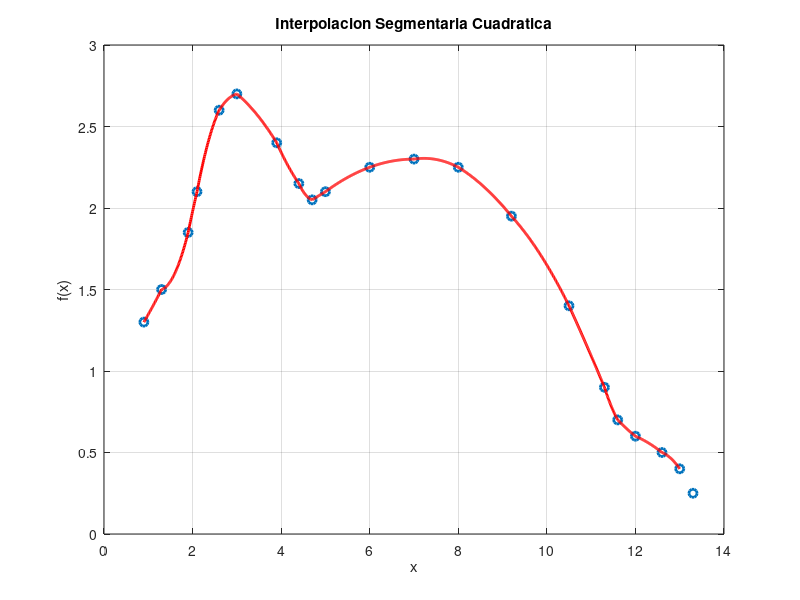
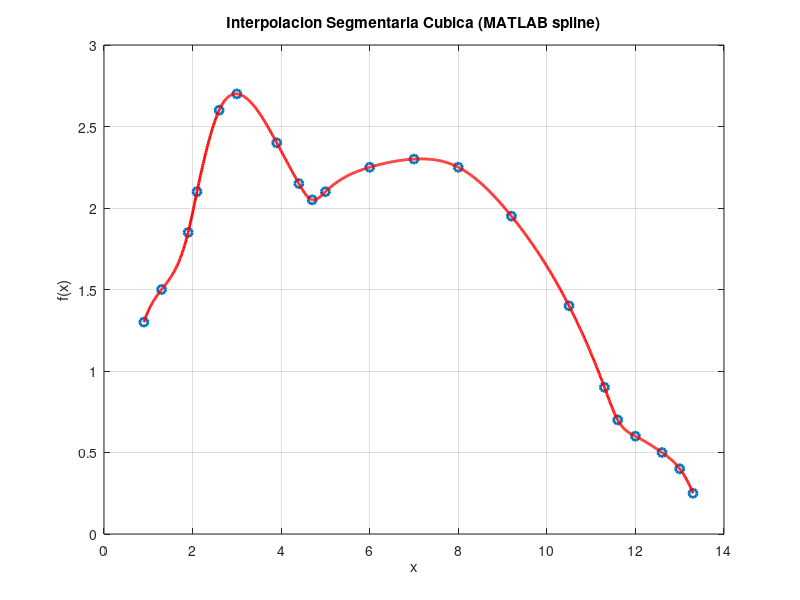

Source code (MATLAB) for these figures, in order:
clear;
close all;
clc;

xt=[0.9, 1.3, 1.9, 2.1, 2.6, 3.0, 3.9, 4.4, 4.7, 5.0, 6.0, 7.0, 8.0,...
    9.2, 10.5, 11.3, 11.6, 12.0, 12.6, 13.0, 13.3];
f_x=[1.3, 1.5, 1.85, 2.1, 2.6, 2.7, 2.4, 2.15, 2.05, 2.1, 2.25, 2.3, ...
    2.25, 1.95, 1.4, 0.9, 0.7, 0.6, 0.5, 0.4, 0.25];

plot(xt,f_x,'o','LineWidth',2);
title('Interpolacion Segmentaria Cuadratica');
xlabel('x');
ylabel('f(x)');
grid on;

len = length(xt);

for n = 1:len-2
    x0 = xt(n);     y0 = f_x(n);
    x1 = xt(n+1);   y1 = f_x(n+1);
    x2 = xt(n+2);   y2 = f_x(n+2);
    
    A = [x0^2 x0 1;
         x1^2 x1 1;
         x2^2 x2 1];
    coef = A\[y0; y1; y2];
    
    a = coef(1);
    b = coef(2);
    c = coef(3);
    
    x = x0:0.01:x1;
    fx_ = a*x.^2 + b*x + c;
    
    hold on;
    plot(x,fx_,'r','Linewidth',2);
    
    pause(1);
end
figure;
plot(xt,f_x,'o','LineWidth',2);
title('Interpolacion Segmentaria Cubica (MATLAB spline)');
xlabel('x');
ylabel('f(x)');
grid on;
axis = ([0 14 0 2]);
hold on;

x_dense = xt(1):0.01:xt(end);
f_spline = spline(xt, f_x, x_dense);

plot(x_dense, f_spline, 'r', 'LineWidth',2);
